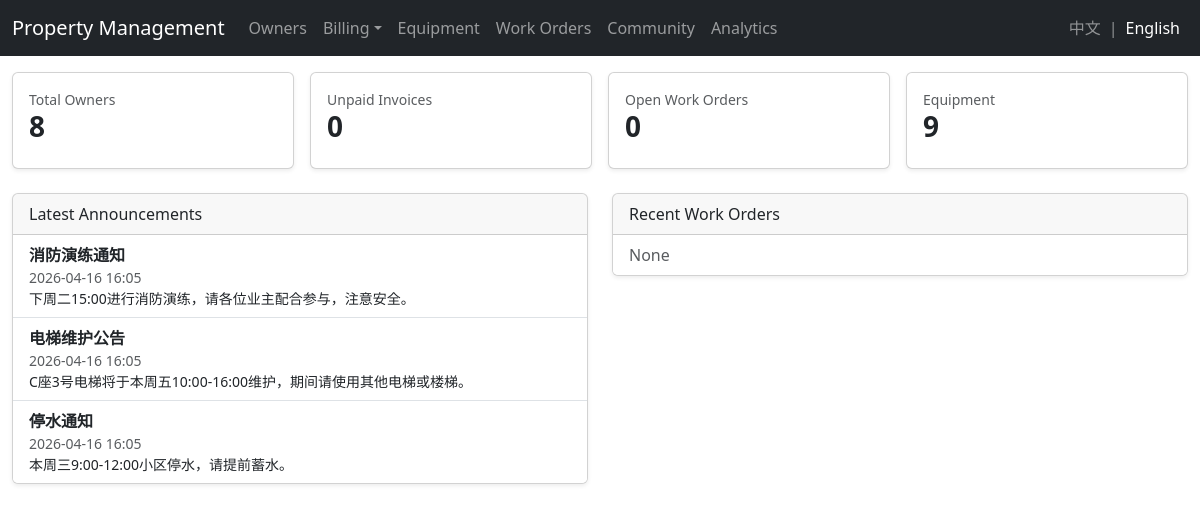
Screenshot of /?lang=en with the database file from the repository.
### models.py (models this page shows)
class Announcement(db.Model):
    id = db.Column(db.Integer, primary_key=True)
    title = db.Column(db.String(200), nullable=False)
    content = db.Column(db.Text, nullable=False)
    created_at = db.Column(db.DateTime, default=datetime.utcnow)
    send_email = db.Column(db.Boolean, default=False)

### app.py (the view)
@app.route('/')
def dashboard():
    owners = Owner.query.count()
    unpaid = Invoice.query.filter(Invoice.status!="已支付").count()
    today = date.today()
    overdue = Invoice.query.filter(
        Invoice.status != "已支付",
        Invoice.due_date < today,
        (Invoice.unpaid_amount > 0) | (Invoice.unpaid_amount.is_(None)),
    ).count()
    open_wos = WorkOrder.query.filter(WorkOrder.status!="已完成").count()
    equips = Equipment.query.count()
    latest_ann = Announcement.query.order_by(Announcement.created_at.desc()).limit(5).all()
    recent_wos = WorkOrder.query.order_by(WorkOrder.created_at.desc()).limit(8).all()
    move_outs = Owner.query.order_by(Owner.created_at.desc()).limit(10).all()   # placeholder
    return render_view('dashboard.html', owners=owners, unpaid=unpaid, overdue=overdue, open_wos=open_wos, equips=equips, latest_ann=latest_ann, recent_wos=recent_wos, move_outs=move_outs)

### app.py (called while the page is built)
@app.before_request
def set_language():
    lang = request.args.get('lang')
    if lang in {'en', 'zh'}:
        session['lang'] = lang
    session.setdefault('lang', 'zh')

def render_view(template_name, **kwargs):
    tpl = f"en/{template_name}" if session.get('lang') == 'en' else template_name
    return render_template(tpl, **kwargs)

### templates/en/dashboard.html (shortened to what this page needs)
{% extends 'en/base.html' %}
{% block content %}
<div class="row g-3">
  <div class="col-md-3">
    <div class="card shadow-sm stat">
      <div class="card-body">
        <div class="small text-muted">Total Owners</div>
        <div class="h3">{{ owners }}</div>
      </div>
    </div>
  </div>
  <div class="col-md-3">
    <div class="card shadow-sm stat">
      <div class="card-body">
        <div class="small text-muted">Unpaid Invoices</div>
        <div class="h3">{{ unpaid }}</div>
      </div>
    </div>
  </div>
  <div class="col-md-3">
    <div class="card shadow-sm stat">
      <div class="card-body">
        <div class="small text-muted">Open Work Orders</div>
        <div class="h3">{{ open_wos }}</div>
      </div>
    </div>
  </div>
  <div class="col-md-3">
    <div class="card shadow-sm stat">
      <div class="card-body">
        <div class="small text-muted">Equipment</div>
        <div class="h3">{{ equips }}</div>
      </div>
    </div>
  </div>
</div>
<div class="row mt-4">
  <div class="col-lg-6">
    <div class="card shadow-sm">
      <div class="card-header">Latest Announcements</div>
      <ul class="list-group list-group-flush">
        {% for a in latest_ann %}
          <li class="list-group-item">
            <div class="fw-bold">{{ a.title }}</div>
            <div class="text-muted small">{{ a.created_at.strftime('%Y-%m-%d %H:%M') }}</div>
            <div class="small">{{ a.content[:120] }}{% if a.content|length>120 %}...{% endif %}</div>
          </li>
        {% else %}
          <li class="list-group-item text-muted">None</li>
        {% endfor %}
      </ul>
    </div>
  </div>
  <div class="col-lg-6">
    <div class="card shadow-sm">
      <div class="card-header">Recent Work Orders</div>
      <ul class="list-group list-group-flush">
      {% for w in recent_wos %}
        <li class="list-group-item d-flex justify-content-between align-items-center">
          <div>
            <span class="badge bg-secondary me-2">{{ w.type }}</span>
            {{ w.description[:40] }}{% if w.description|length>40 %}...{% endif %}
          </div>
          <span class="small text-muted">{{ w.created_at.strftime('%Y-%m-%d') }}</span>
        </li>
      {% else %}
        <li class="list-group-item text-muted">None</li>
      {% endfor %}
      </ul>
    </div>
  </div>
</div>
{% endblock %}

### static/styles.css (style rules this page uses)
.stat .h3 { font-weight: 700; }

### rows the page displays
Announcement: title "消防演练通知", created_at "2026-04-16 16:05", content "下周二15:00进行消防演练，请各位业主配合参与，注意安全。"
Announcement: title "电梯维护公告", created_at "2026-04-16 16:05", content "C座3号电梯将于本周五10:00-16:00维护，期间请使用其他电梯或楼梯。"
Announcement: title "停水通知", created_at "2026-04-16 16:05", content "本周三9:00-12:00小区停水，请提前蓄水。"

### other values shown
{{ owners }} "8"
{{ unpaid }} "0"
{{ open_wos }} "0"
{{ equips }} "9"
